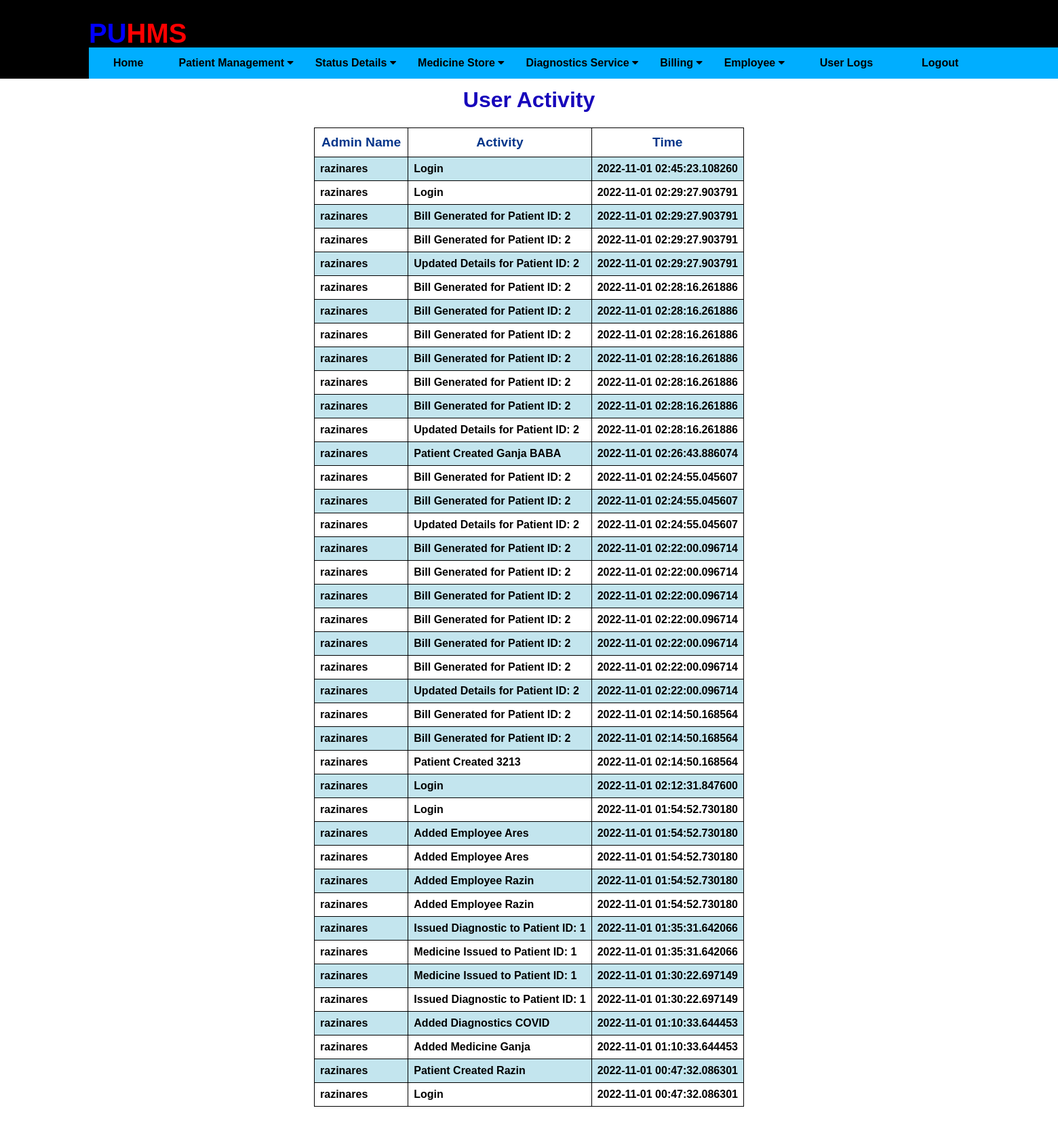
/user_activity (signed in), run on the app's committed database.
### application/db.py (models this page shows)
class UserActivity(db.Model):
    id = db.Column(db.Integer, primary_key=True)
    userID = db.Column(db.Integer, db.ForeignKey('userstore.id'))
    action = db.Column(db.String(255), nullable=False)
    time = db.Column(db.DateTime, default=datetime.now())

class Userstore(db.Model):
    __tablename__ = 'userstore'
    id = db.Column(db.Integer, primary_key=True)
    uname = db.Column(db.String(20), unique=True)
    password = db.Column(db.String(20), nullable=False)
    date_created = db.Column(db.DateTime, default=datetime.now)
    activity = db.relationship('UserActivity', backref='user')

### application/routes.py (the view)
@app.route('/user_activity')
def user_activity():
    if 'username' in session:
        activities = UserActivity.query.order_by(UserActivity.id.desc()).limit(50).all()
        return render_template('userActivity.html', activities = activities)
    else:
        return redirect(url_for('login'))

### application/templates/userActivity.html (shortened to what this page needs)
{% extends "layout.html" %}
{% block content %}
        <div class="form1">
            <h1 style="text-align: center; color: rgb(23, 5, 187);">User Activity</h1>
            <table >
        <tr>
            <th>Admin Name</th>
            <th>Activity</th>
            <th>Time</th>
        </tr>
        {% for activity in activities %}
        <tr>
            <td> {{ activity.user.uname }} </td>
            <td> {{ activity.action }} </td>
            <td> {{ activity.time }} </td>
        </tr>
        {% endfor %}
    </table>
    <br>
        </div>
    {% endblock %}

### application/static/css/main.css (style rules this page uses)
html { overflow-y: scroll; overflow-x: hidden; }
body { font-family: Arial, Helvetica, sans-serif; height: 100%; display: flex; flex-direction: column; }
.form1 { padding: 100px 0; width: auto; margin: auto; }
table, th, td { border: 1px solid black; border-collapse: collapse; }

### application/templates/layout.html (style rules this page uses)
table { font-family: arial, sans-serif; border-collapse: collapse; width: 100%; }
td { border: 1px solid #dddddd; text-align: left; font-weight: bold; padding: 8px; }
th { border: 1px solid #dddddd; width: auto; color: #06368a; text-align: center; font-size: larger; font-weight: bolder; padding: 10px; }
tr:nth-child(even) { background-color: #c3e5ee; }

### data on the page
UserActivity: user.uname "razinares", action "Login", time "2022-11-01 02:45:23.108260"
UserActivity: user.uname "razinares", action "Login", time "2022-11-01 02:29:27.903791"
UserActivity: user.uname "razinares", action "Bill Generated for Patient ID: 2", time "2022-11-01 02:29:27.903791"
UserActivity: user.uname "razinares", action "Bill Generated for Patient ID: 2", time "2022-11-01 02:29:27.903791"
UserActivity: user.uname "razinares", action "Updated Details for Patient ID: 2", time "2022-11-01 02:29:27.903791"
UserActivity: user.uname "razinares", action "Bill Generated for Patient ID: 2", time "2022-11-01 02:28:16.261886"
UserActivity: user.uname "razinares", action "Bill Generated for Patient ID: 2", time "2022-11-01 02:28:16.261886"
UserActivity: user.uname "razinares", action "Bill Generated for Patient ID: 2", time "2022-11-01 02:28:16.261886"
UserActivity: user.uname "razinares", action "Bill Generated for Patient ID: 2", time "2022-11-01 02:28:16.261886"
UserActivity: user.uname "razinares", action "Bill Generated for Patient ID: 2", time "2022-11-01 02:28:16.261886"
UserActivity: user.uname "razinares", action "Bill Generated for Patient ID: 2", time "2022-11-01 02:28:16.261886"
UserActivity: user.uname "razinares", action "Updated Details for Patient ID: 2", time "2022-11-01 02:28:16.261886"
UserActivity: user.uname "razinares", action "Patient Created Ganja BABA", time "2022-11-01 02:26:43.886074"
UserActivity: user.uname "razinares", action "Bill Generated for Patient ID: 2", time "2022-11-01 02:24:55.045607"
UserActivity: user.uname "razinares", action "Bill Generated for Patient ID: 2", time "2022-11-01 02:24:55.045607"
UserActivity: user.uname "razinares", action "Updated Details for Patient ID: 2", time "2022-11-01 02:24:55.045607"
UserActivity: user.uname "razinares", action "Bill Generated for Patient ID: 2", time "2022-11-01 02:22:00.096714"
UserActivity: user.uname "razinares", action "Bill Generated for Patient ID: 2", time "2022-11-01 02:22:00.096714"
UserActivity: user.uname "razinares", action "Bill Generated for Patient ID: 2", time "2022-11-01 02:22:00.096714"
UserActivity: user.uname "razinares", action "Bill Generated for Patient ID: 2", time "2022-11-01 02:22:00.096714"
UserActivity: user.uname "razinares", action "Bill Generated for Patient ID: 2", time "2022-11-01 02:22:00.096714"
UserActivity: user.uname "razinares", action "Bill Generated for Patient ID: 2", time "2022-11-01 02:22:00.096714"
UserActivity: user.uname "razinares", action "Updated Details for Patient ID: 2", time "2022-11-01 02:22:00.096714"
UserActivity: user.uname "razinares", action "Bill Generated for Patient ID: 2", time "2022-11-01 02:14:50.168564"
UserActivity: user.uname "razinares", action "Bill Generated for Patient ID: 2", time "2022-11-01 02:14:50.168564"
UserActivity: user.uname "razinares", action "Patient Created 3213", time "2022-11-01 02:14:50.168564"
UserActivity: user.uname "razinares", action "Login", time "2022-11-01 02:12:31.847600"
UserActivity: user.uname "razinares", action "Login", time "2022-11-01 01:54:52.730180"
UserActivity: user.uname "razinares", action "Added Employee Ares", time "2022-11-01 01:54:52.730180"
UserActivity: user.uname "razinares", action "Added Employee Ares", time "2022-11-01 01:54:52.730180"
UserActivity: user.uname "razinares", action "Added Employee Razin", time "2022-11-01 01:54:52.730180"
UserActivity: user.uname "razinares", action "Added Employee Razin", time "2022-11-01 01:54:52.730180"
UserActivity: user.uname "razinares", action "Issued Diagnostic to Patient ID: 1", time "2022-11-01 01:35:31.642066"
UserActivity: user.uname "razinares", action "Medicine Issued to Patient ID: 1", time "2022-11-01 01:35:31.642066"
UserActivity: user.uname "razinares", action "Medicine Issued to Patient ID: 1", time "2022-11-01 01:30:22.697149"
UserActivity: user.uname "razinares", action "Issued Diagnostic to Patient ID: 1", time "2022-11-01 01:30:22.697149"
UserActivity: user.uname "razinares", action "Added Diagnostics COVID", time "2022-11-01 01:10:33.644453"
UserActivity: user.uname "razinares", action "Added Medicine Ganja", time "2022-11-01 01:10:33.644453"
UserActivity: user.uname "razinares", action "Patient Created Razin", time "2022-11-01 00:47:32.086301"
UserActivity: user.uname "razinares", action "Login", time "2022-11-01 00:47:32.086301"
